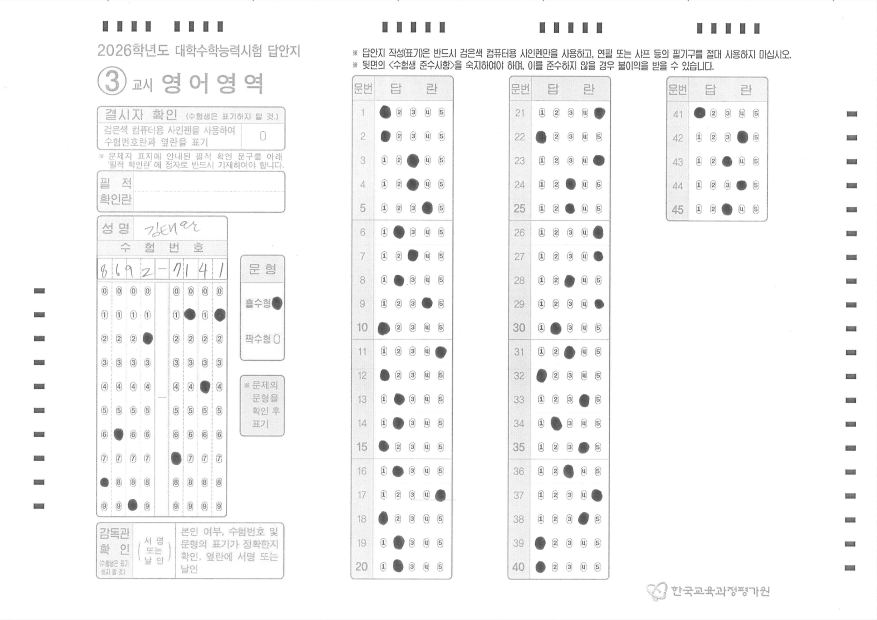
#> input picture scripts/omr_deskewed/omr_1761355957028_20251025102836_00001_deskewed.jpg, 3507 x 2480 px (shown at 1/4 size)
$ python -i omr_grading.py   (imports and definitions only)
#> lines starting #> are read from the running program, lines starting #| are printed output that depends on the picture
#> further down, picture is the input picture: shape (2480, 3507, 3); min 0, max 255, mean 247.1
import json
import sys
import cv2
import numpy as np
import os

# --- 상수 및 설정 ---
TARGET_WIDTH = 2480
TARGET_HEIGHT = 3508


# --- 함수 정의 ---

# [39 lines left out: functions load_image, resize_image_to_target, not called in this run]

def gamma_correction(img, gamma=0.7):
    """감마 보정으로 밝기 곡선 조정"""
    inv_gamma = 1.0 / gamma
    table = np.array([((i / 255.0) ** inv_gamma) * 255 for i in np.arange(0, 256)]).astype("uint8")
    return cv2.LUT(img, table)

def unsharp_mask(img, kernel_size=(5, 5), sigma=1.0, amount=1.0):
    """언샤프 마스킹으로 경계 선명화"""
    if len(img.shape) == 3:
        img = cv2.cvtColor(img, cv2.COLOR_BGR2GRAY)

    blurred = cv2.GaussianBlur(img, kernel_size, sigma)
    sharpened = cv2.addWeighted(img, 1.0 + amount, blurred, -amount, 0)
    return sharpened

# [82 lines left out: function deskew_image_with_barcodes, not called in this run]

def preprocess_omr_image(img):
    """OMR 이미지 전처리 강화"""
    # 1. 가우시안 블러로 노이즈 제거
    denoised = cv2.GaussianBlur(img, (3, 3), 0)

    # 2. 감마 보정으로 밝기 조절 (어두운 마킹을 더 진하게)
    gamma_corrected = gamma_correction(denoised, gamma=0.7)

    # 3. 그레이스케일 변환
    if len(gamma_corrected.shape) == 3:
        gray = cv2.cvtColor(gamma_corrected, cv2.COLOR_BGR2GRAY)
    else:
        gray = gamma_corrected

    # 4. CLAHE로 지역적 대비 향상
    clahe = cv2.createCLAHE(clipLimit=2.0, tileGridSize=(8, 8))
    enhanced = clahe.apply(gray)
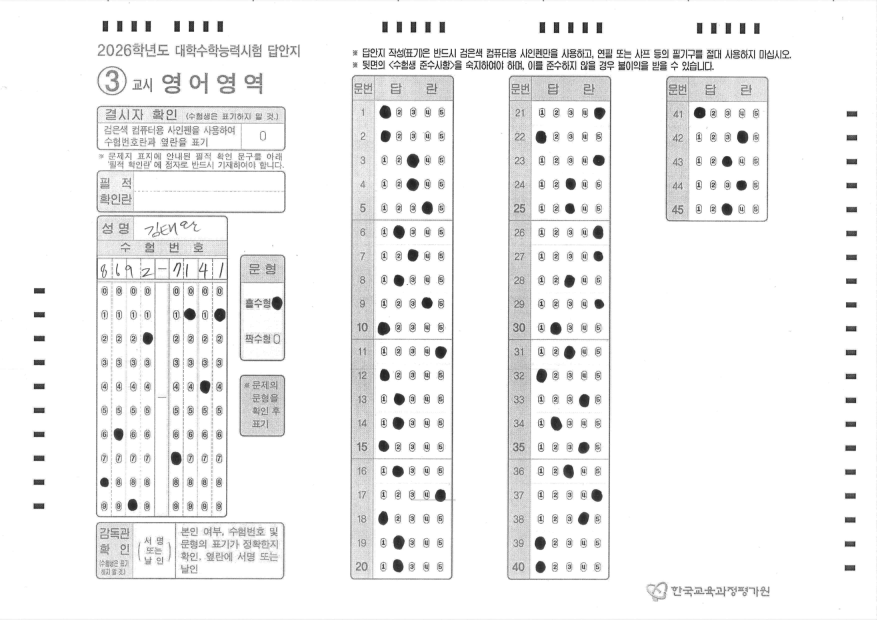
#> enhanced: shape (2480, 3507) (shown at 1/4 size); min 6, max 255, mean 241

    # 5. 언샤프 마스킹으로 경계 선명화
    sharpened = unsharp_mask(enhanced, amount=0.8)

    # 6. BGR로 다시 변환 (기존 코드 호환성을 위해)
    result = cv2.cvtColor(sharpened, cv2.COLOR_GRAY2BGR)

    return result


# [38 lines left out: function calculate_marking_density, not called in this run]


upperValueSquare = 180
# [601 lines left out: functions find_top_black_rectangles, find_side_black_rectangles, define_phone_positions, define_answer_positions, estimate_phone_number_with_density, estimate_selected_answers_with_density and 6 more, not called in this run]


# [23 lines not run here, left out]

>>> import cv2
>>> picture = cv2.imread('omr_deskewed/omr_1761355957028_20251025102836_00001_deskewed.jpg')
>>> result = preprocess_omr_image(picture)
